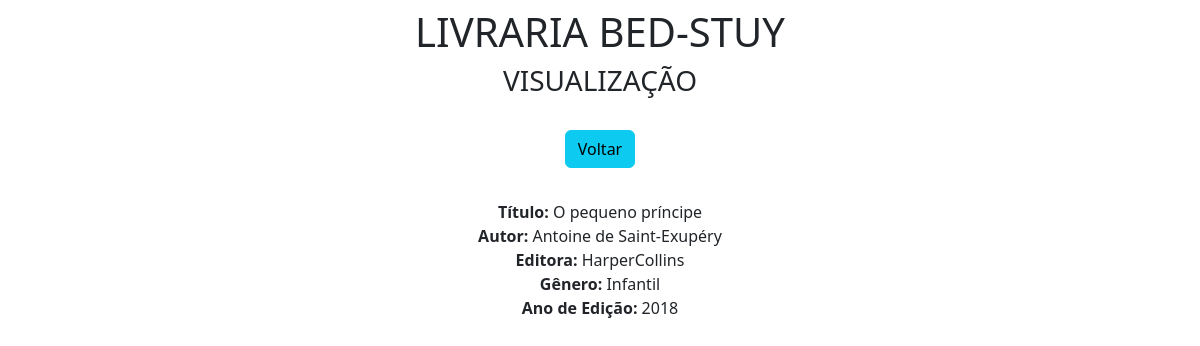
The app's page /view/1/, older data.
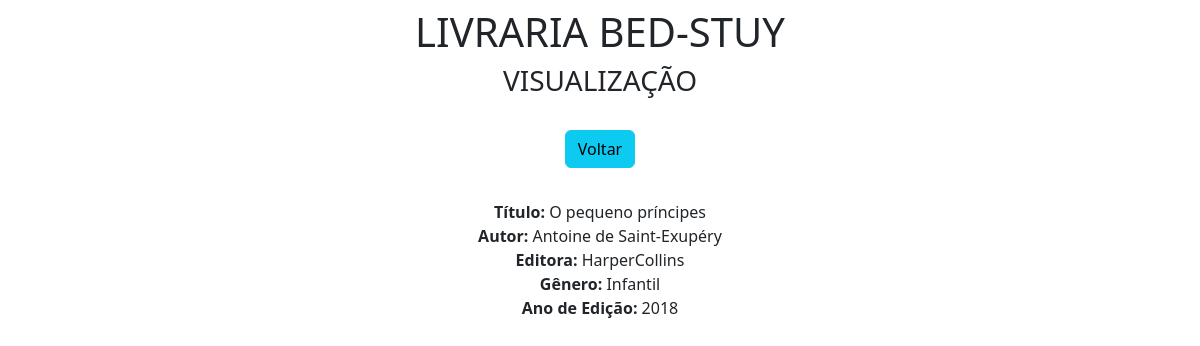
The same page, newer data.
### appcrud/models.py (models this page shows)
class Livros(models.Model):
    capa = models.ImageField()
    titulo = models.CharField(max_length=70)
    autor = models.CharField(max_length=70)
    editora = models.CharField(max_length=30)
    genero = models.CharField(max_length=30)
    ano_ed = models.IntegerField()

### appcrud/views.py (the view)
# urls.py: path('view/<int:pk>/', view, name='view'),
def view(request, pk): #função de visualização, recebe uma requisição e a chave primária como parâmetro
    data = {} #cria dicionário para armazenar os dados a serem passados para o template
    data['db'] = Livros.objects.get(pk = pk) #pega o valor da chave prim. e armazena no dicionário
    return render(request, 'view.html', data) #renderiza o view.html com os dados do dicionário

### appcrud/templates/view.html (shortened to what this page needs)
<!doctype html>
<html lang="pt-br">
<head>
  <link rel="stylesheet" href="https://cdn.jsdelivr.net/npm/bootstrap@5.3.3/dist/css/bootstrap.min.css" rel="stylesheet"
>
</head>
<body>
  <div class="col-8 m-auto pt-2 pb-2 text-center">
    <h1>LIVRARIA BED-STUY</h1>
    <h3>VISUALIZAÇÃO</h3>
  </div>
  <div class="col-8 m-auto pt-3 pb-2 text-center">
    <a href="/" class="btn btn-info">Voltar</a>
  </div>
  <div class="col-8 m-auto pt-4 pb-2 text-center">
    <strong>Título: </strong>{{db.titulo}}<br>
    <strong>Autor: </strong>{{db.autor}}<br>
    <strong>Editora: </strong>{{db.editora}}<br>
    <strong>Gênero: </strong>{{db.genero}}<br>
    <strong>Ano de Edição: </strong>{{db.ano_ed}}<br>
  </div>
</body>
</html>

Row changes from the older to the newer data that the page shows:
changed Livros "Antoine de Saint-Exupéry": titulo "O pequeno príncipe" → "O pequeno príncipes"
